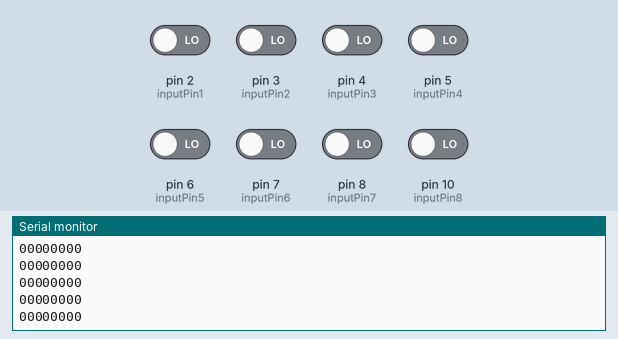
This sketch was run on a simulated Arduino Uno, built with avr-gcc and run on an emulated ATmega328P. On the bench: the last lines printed to the serial monitor. The inputs (shaded band) are chosen by the test bench; at power-on: pin 2 (inputPin1), pin 3 (inputPin2), pin 4 (inputPin3), pin 5 (inputPin4), pin 6 (inputPin5), pin 7 (inputPin6), pin 8 (inputPin7), pin 10 (inputPin8) LOW.

Above: at 1.2 s.
1.3 s: pin 2 (inputPin1) driven HIGH
At 2.1 s:
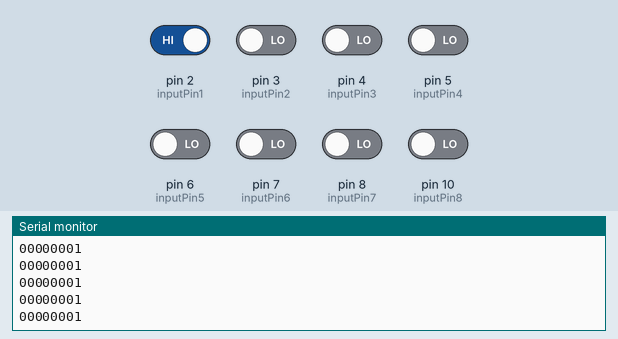
2.8 s: pin 3 (inputPin2) driven HIGH
At 3.8 s:
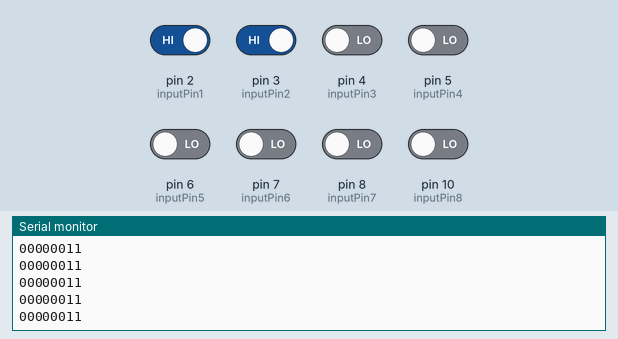
4.3 s: pin 4 (inputPin3) driven HIGH
At 4.9 s:
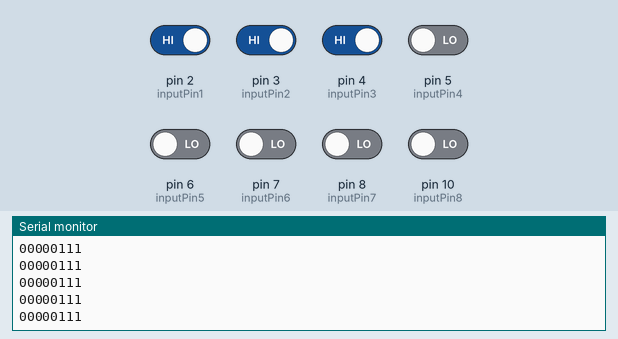
5.8 s: pin 5 (inputPin4) driven HIGH
At 6.4 s:
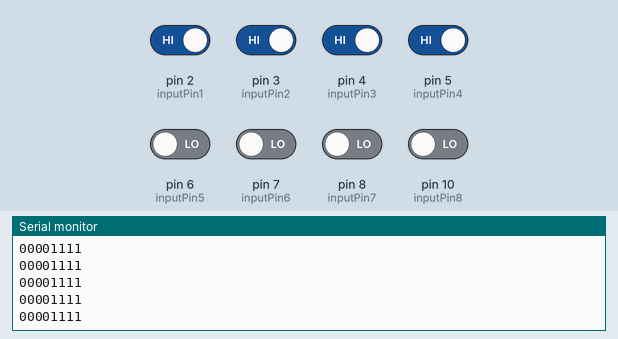
7.3 s: pin 6 (inputPin5) driven HIGH
At 8.3 s:
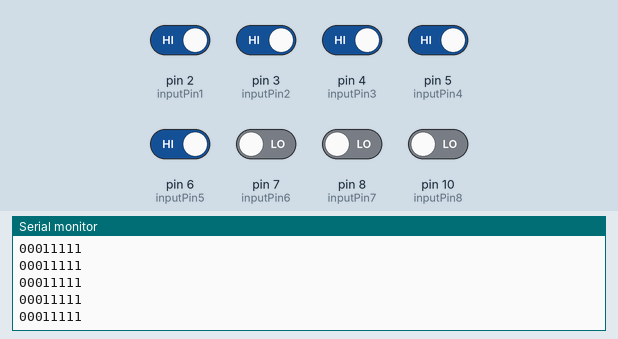
8.8 s: pin 7 (inputPin6) driven HIGH
At 9.5 s:
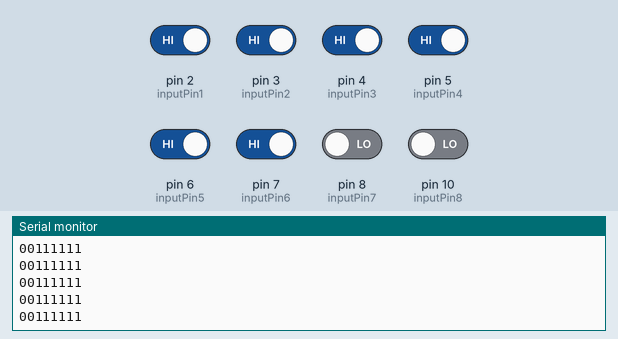
Timing chart, 0 to 11.3 s (numbered marks = the images above; inputs shaded):
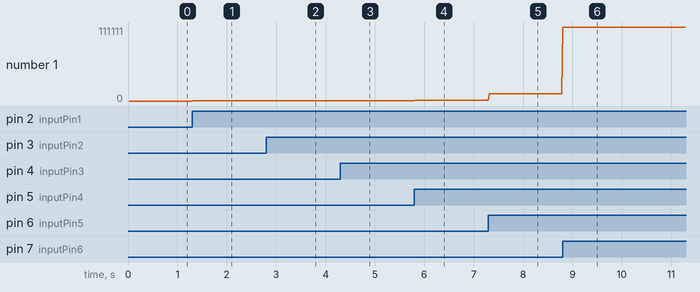

Measured:
- after the input at 1.3 s, the serial monitor: prints a new line at once (image 1)
- after the input at 2.8 s, the serial monitor: prints a new line at once (image 2)
- after the input at 4.3 s, the serial monitor: prints a new line at once (image 3)
- after the input at 5.8 s, the serial monitor: prints a new line at once (image 4)
- after the input at 7.3 s, the serial monitor: prints a new line at once (image 5)
- after the input at 8.8 s, the serial monitor: prints a new line at once (image 6)
- plotted number 1: 0 → 1 after the input at 1.3 s, 1 → 11 after the input at 2.8 s, 11 → 111 after the input at 4.3 s, 111 → 1111 after the input at 5.8 s, 1111 → 11111 after the input at 7.3 s

The sketch:

binary.ino
```cpp
// Existing pin definitions remain unchanged
int clockPin = 9; // Define the pin for clock output
int delayTime = 10; // Delay time in milliseconds for 100 Hz frequency

// Define individual input pins
int inputPin1 = 2;
int inputPin2 = 3;
int inputPin3 = 4;
int inputPin4 = 5;
int inputPin5 = 6;
int inputPin6 = 7;
int inputPin7 = 8;
int inputPin8 = 10;

void setup() {
  pinMode(clockPin, OUTPUT);
  pinMode(inputPin1, INPUT);
  pinMode(inputPin2, INPUT);
  pinMode(inputPin3, INPUT);
  pinMode(inputPin4, INPUT);
  pinMode(inputPin5, INPUT);
  pinMode(inputPin6, INPUT);
  pinMode(inputPin7, INPUT);
  pinMode(inputPin8, INPUT);

  Serial.begin(9600);
}

void loop() {
  digitalWrite(clockPin, HIGH);
  delay(delayTime);
  digitalWrite(clockPin, LOW);
  delay(delayTime);

  // Construct binary data from input pins
  String binaryData = "";
  binaryData += String(digitalRead(inputPin8));
  binaryData += String(digitalRead(inputPin7));
  binaryData += String(digitalRead(inputPin6));
  binaryData += String(digitalRead(inputPin5));
  binaryData += String(digitalRead(inputPin4));
  binaryData += String(digitalRead(inputPin3));
  binaryData += String(digitalRead(inputPin2));
  binaryData += String(digitalRead(inputPin1));

  // Display only binary data
  Serial.println(binaryData);
}
```
